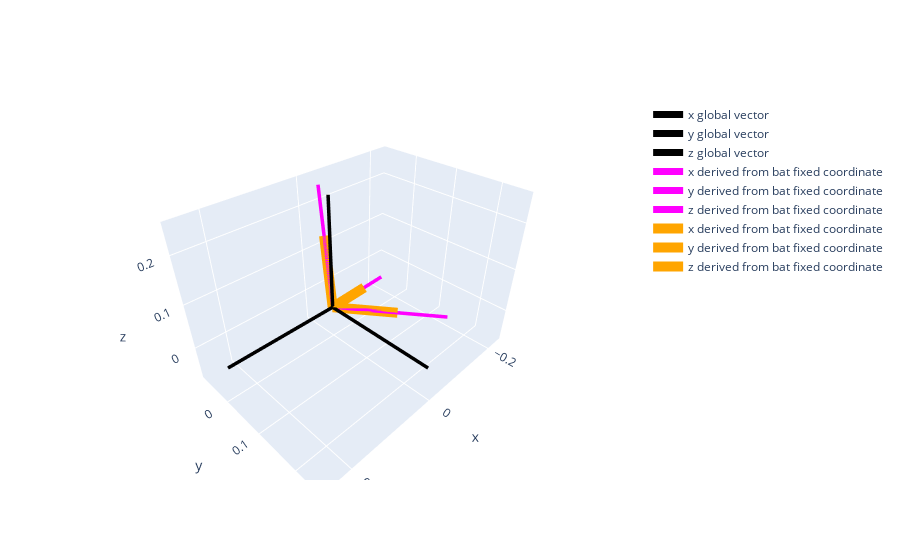

Write notebook code for a chart like this one.
### Code cell
fig = go.Figure()


## Add Global Coordinate ###
fig.add_trace(go.Scatter3d(
    x=[0,0.25],
    y=[0,0],
    z=[0,0],
    mode='lines',
    line=dict(
        color='black',
        width=7
    ),
    name='x global vector'
))

fig.add_trace(go.Scatter3d(
    x=[0,0],
    y=[0,0.25],
    z=[0,0],
    mode='lines',
    line=dict(
        color='black',
        width=7
    ),
    name='y global vector'
))

fig.add_trace(go.Scatter3d(
    x=[0,0],
    y=[0,0],
    z=[0,0.25],
    mode='lines',
    line=dict(
        color='black',
        width=7
    ),
    name='z global vector'
))

### Bat frame on the origin (translated to the orgin)###
fig.add_trace(go.Scatter3d(
    x=[0,0.25*x_unit_vec[0]],
    y=[0,0.25*x_unit_vec[1]],
    z=[0,0.25*x_unit_vec[2]],
    mode='lines',
    line=dict(
        color='magenta',
        width=7
    ),
    name='x derived from bat fixed coordinate'
))

fig.add_trace(go.Scatter3d(
    x=[0,0.25*y_unit_vec[0]],
    y=[0,0.25*y_unit_vec[1]],
    z=[0,0.25*y_unit_vec[2]],
    mode='lines',
    line=dict(
        color='magenta',
        width=7
    ),
    name='y derived from bat fixed coordinate'
))

fig.add_trace(go.Scatter3d(
    x=[0,0.25*z_unit_vec[0]],
    y=[0,0.25*z_unit_vec[1]],
    z=[0,0.25*z_unit_vec[2]],
    mode='lines',
    line=dict(
        color='magenta',
        width=7
    ),
    name='z derived from bat fixed coordinate'
))


### Frame obtaoined by rotating the global frame (using scipy) ###
# fig.add_trace(go.Scatter3d(
#     x=[0,0.15*global_rotated_x[0]],
#     y=[0,0.15*global_rotated_x[1]],
#     z=[0,0.15*global_rotated_x[2]],
#     mode='lines',
#     line=dict(
#         color='green',
#         width=20
#     ),
#     name='x derived from bat fixed coordinate'
# ))

# fig.add_trace(go.Scatter3d(
#     x=[0,0.15*global_rotated_y[0]],
#     y=[0,0.15*global_rotated_y[1]],
#     z=[0,0.15*global_rotated_y[2]],
#     mode='lines',
#     line=dict(
#         color='green',
#         width=20
#     ),
#     name='y derived from bat fixed coordinate'
# ))

# fig.add_trace(go.Scatter3d(
#     x=[0,0.15*global_rotated_z[0]],
#     y=[0,0.15*global_rotated_z[1]],
#     z=[0,0.15*global_rotated_z[2]],
#     mode='lines',
#     line=dict(
#         color='green',
#         width=20
#     ),
#     name='z derived from bat fixed coordinate'
# ))


## Frame obtaoined by rotating the global frame (using rotation matrix calculations) ###
fig.add_trace(go.Scatter3d(
    x=[0,0.15*calculated_x[0][0]],
    y=[0,0.15*calculated_x[1][0]],
    z=[0,0.15*calculated_x[2][0]],
    mode='lines',
    line=dict(
        color='orange',
        width=20
    ),
    name='x derived from bat fixed coordinate'
))

fig.add_trace(go.Scatter3d(
    x=[0,0.15*calculated_y[0][0]],
    y=[0,0.15*calculated_y[1][0]],
    z=[0,0.15*calculated_y[2][0]],
    mode='lines',
    line=dict(
        color='orange',
        width=20
    ),
    name='y derived from bat fixed coordinate'
))

fig.add_trace(go.Scatter3d(
    x=[0,0.15*calculated_z[0][0]],
    y=[0,0.15*calculated_z[1][0]],
    z=[0,0.15*calculated_z[2][0]],
    mode='lines',
    line=dict(
        color='orange',
        width=20
    ),
    name='z derived from bat fixed coordinate'
))

### Figure 1 — Plotly figure (JSON) as saved in the notebook; plotly's stock layout.template omitted (floating-point values rounded to 4 significant figures)
{"data": [{"line": {"color": "black", "width": 7}, "mode": "lines", "name": "x global vector", "type": "scatter3d", "x": [0, 0.25], "y": [0, 0], "z": [0, 0]}, {"line": {"color": "black", "width": 7}, "mode": "lines", "name": "y global vector", "type": "scatter3d", "x": [0, 0], "y": [0, 0.25], "z": [0, 0]}, {"line": {"color": "black", "width": 7}, "mode": "lines", "name": "z global vector", "type": "scatter3d", "x": [0, 0], "y": [0, 0], "z": [0, 0.25]}, {"line": {"color": "magenta", "width": 7}, "mode": "lines", "name": "x derived from bat fixed coordinate", "type": "scatter3d", "x": [0, -0.07172], "y": [0, 0.2308], "z": [0, 0.06384]}, {"line": {"color": "magenta", "width": 7}, "mode": "lines", "name": "y derived from bat fixed coordinate", "type": "scatter3d", "x": [0, -0.2301], "y": [0, -0.07203], "z": [0, -0.06621]}, {"line": {"color": "magenta", "width": 7}, "mode": "lines", "name": "z derived from bat fixed coordinate", "type": "scatter3d", "x": [0, -0.04284], "y": [0, -0.07793], "z": [0, 0.2336]}, {"line": {"color": "orange", "width": 20}, "mode": "lines", "name": "x derived from bat fixed coordinate", "type": "scatter3d", "x": [0, -0.04303], "y": [0, 0.1385], "z": [0, 0.03831]}, {"line": {"color": "orange", "width": 20}, "mode": "lines", "name": "y derived from bat fixed coordinate", "type": "scatter3d", "x": [0, -0.138], "y": [0, -0.04322], "z": [0, -0.03973]}, {"line": {"color": "orange", "width": 20}, "mode": "lines", "name": "z derived from bat fixed coordinate", "type": "scatter3d", "x": [0, -0.02571], "y": [0, -0.04676], "z": [0, 0.1402]}], "layout": {}}
